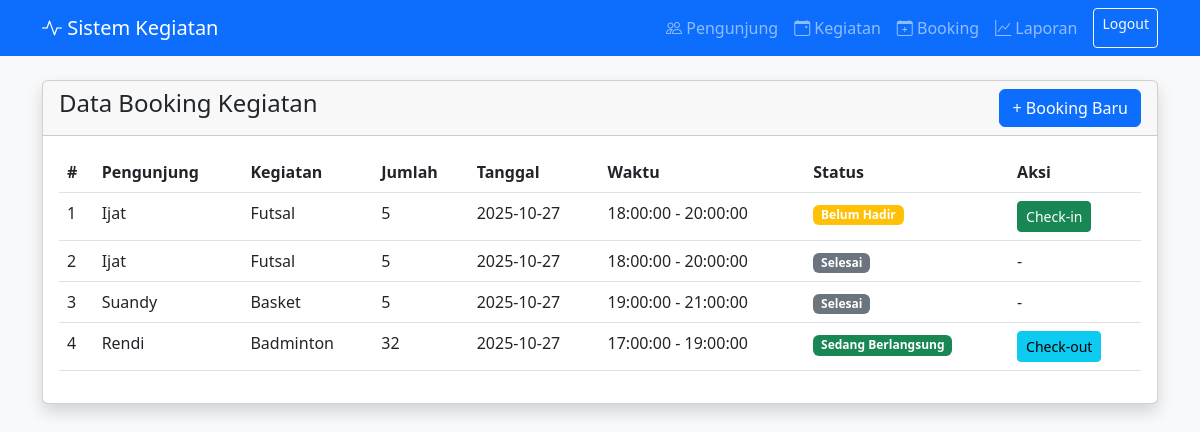
The page /booking.php (signed in) on the database its author committed.
### tables this page shows
CREATE TABLE `booking_kegiatan` (
  `id_booking` int(11) NOT NULL,
  `id_pengunjung` int(11) NOT NULL,
  `id_kegiatan` int(11) NOT NULL,
  `tanggal_booking` date NOT NULL,
  `waktu_mulai` time NOT NULL,
  `waktu_selesai` time NOT NULL,
  `status_kehadiran` enum('hadir','tidak_hadir') DEFAULT NULL,
  `waktu_checkin` datetime DEFAULT NULL,
  `waktu_checkout` datetime DEFAULT NULL
);

CREATE TABLE `pengunjung` (
  `id_pengunjung` int(11) NOT NULL,
  `nama` varchar(100) NOT NULL,
  `alamat` text NOT NULL,
  `no_telepon` varchar(20) DEFAULT NULL,
  `email` varchar(100) DEFAULT NULL,
  `tanggal_daftar` date NOT NULL
);

CREATE TABLE `kegiatan` (
  `id_kegiatan` int(11) NOT NULL,
  `nama_kegiatan` varchar(255) NOT NULL,
  `pelatih` varchar(100) NOT NULL,
  `waktu_mulai` time NOT NULL,
  `waktu_selesai` time NOT NULL,
  `batas_pengunjung` int(11) NOT NULL,
  `lokasi` varchar(100) NOT NULL,
  `status` enum('aktif','nonaktif') NOT NULL DEFAULT 'aktif'
);

CREATE TABLE `detail_booking` (
  `id_detail` int(11) NOT NULL,
  `id_booking` int(11) NOT NULL,
  `jumlah_orang` int(11) NOT NULL
);

### booking.php (the view, shortened to what this page needs)
<?php
include 'config.php';
include 'header.php';
$data = mysqli_query($conn,"
    SELECT b.id_booking,p.nama,k.nama_kegiatan,d.jumlah_orang,
           b.tanggal_booking,b.waktu_mulai,b.waktu_selesai,
           b.waktu_checkin,b.waktu_checkout
    FROM booking_kegiatan b
    JOIN pengunjung p ON b.id_pengunjung=p.id_pengunjung
    JOIN kegiatan k ON b.id_kegiatan=k.id_kegiatan
    JOIN detail_booking d ON b.id_booking=d.id_booking
    ORDER BY b.tanggal_booking DESC
");
?>
<div class="card shadow">
  <div class="card-header d-flex justify-content-between">
    <h4>Data Booking Kegiatan</h4>
    <button class="btn btn-primary" data-bs-toggle="modal" data-bs-target="#bookingModal">
      + Booking Baru
    </button>
  </div>
  <div class="card-body">
    <table class="table table-hover">
      <thead>
        <tr>
          <th>#</th><th>Pengunjung</th><th>Kegiatan</th>
          <th>Jumlah</th><th>Tanggal</th><th>Waktu</th>
          <th>Status</th><th>Aksi</th>
        </tr>
      </thead>
      <tbody>
      <?php $no=1; while($r=mysqli_fetch_assoc($data)): ?>
        <tr>
          <td><?= $no++ ?></td>
          <td><?= htmlspecialchars($r['nama']) ?></td>
          <td><?= htmlspecialchars($r['nama_kegiatan']) ?></td>
          <td><?= $r['jumlah_orang'] ?></td>
          <td><?= $r['tanggal_booking'] ?></td>
          <td><?= $r['waktu_mulai'].' - '.$r['waktu_selesai'] ?></td>
          <td>
            <?php
              if(!$r['waktu_checkin']) echo '<span class="badge bg-warning">Belum Hadir</span>';
              elseif(!$r['waktu_checkout']) echo '<span class="badge bg-success">Sedang Berlangsung</span>';
              else echo '<span class="badge bg-secondary">Selesai</span>';
            ?>
          </td>
          <td>
            <?php if(!$r['waktu_checkin']): ?>
              <a href="?checkin=<?= $r['id_booking'] ?>" class="btn btn-sm btn-success">Check-in</a>
            <?php elseif(!$r['waktu_checkout']): ?>
              <a href="?checkout=<?= $r['id_booking'] ?>" class="btn btn-sm btn-info">Check-out</a>
            <?php else: ?> -
            <?php endif; ?>
          </td>
        </tr>
      <?php endwhile; ?>
      </tbody>
    </table>
  </div>
</div>
<?php include 'footer.php'; ?>

### header.php (shortened to what this page needs)
<!DOCTYPE html>
<html lang="id">
<head>
    <link href="https://cdn.jsdelivr.net/npm/bootstrap@5.3.0/dist/css/bootstrap.min.css" rel="stylesheet">
    <link rel="stylesheet" href="https://cdn.jsdelivr.net/npm/bootstrap-icons@1.11.1/font/bootstrap-icons.css">
</head>
<body class="bg-light">
    <nav class="navbar navbar-expand-lg navbar-dark bg-primary">
        <div class="container">
            <a class="navbar-brand" href="index.php"><i class="bi bi-activity"></i> Sistem Kegiatan</a>
    <div class="navbar-nav">
        <a class="nav-link" href="pengunjung.php"><i class="bi bi-people"></i> Pengunjung</a>
            <a class="nav-link" href="kegiatan.php"><i class="bi bi-calendar-event"></i> Kegiatan</a>
        <a class="nav-link" href="booking.php"><i class="bi bi-calendar-plus"></i> Booking</a>
            <a class="nav-link" href="laporan.php"><i class="bi bi-graph-up"></i> Laporan</a>
            <a href="logout.php" class="btn btn-outline-light btn-sm ms-2">
  Logout
</a>
    </div>
</div>
</nav>
<div class="container mt-4">

### footer.php (shortened to what this page needs)
</div>
</body>
</html>

### rows shown on the page
booking_kegiatan: id_pengunjung.nama "Ijat", id_kegiatan.nama_kegiatan "Futsal", detail_booking.jumlah_orang "5", tanggal_booking "2025-10-27", waktu_mulai "18:00:00", waktu_selesai "20:00:00", shows "Belum Hadir"
booking_kegiatan: id_pengunjung.nama "Ijat", id_kegiatan.nama_kegiatan "Futsal", detail_booking.jumlah_orang "5", tanggal_booking "2025-10-27", waktu_mulai "18:00:00", waktu_selesai "20:00:00", shows "Selesai"
booking_kegiatan: id_pengunjung.nama "Suandy", id_kegiatan.nama_kegiatan "Basket", detail_booking.jumlah_orang "5", tanggal_booking "2025-10-27", waktu_mulai "19:00:00", waktu_selesai "21:00:00", shows "Selesai"
booking_kegiatan: id_pengunjung.nama "Rendi", id_kegiatan.nama_kegiatan "Badminton", detail_booking.jumlah_orang "32", tanggal_booking "2025-10-27", waktu_mulai "17:00:00", waktu_selesai "19:00:00", shows "Sedang Berlangsung"
